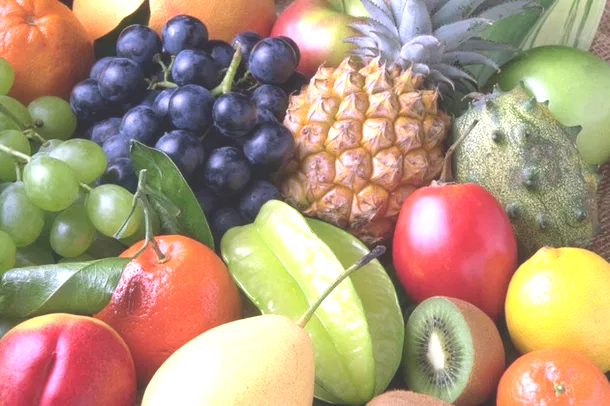
#> input picture images/frutas_clara.png, 610 x 406 px
$ python ex1_histogramas_clara_escura.py
#> lines starting #> are read from the running program, lines starting #| are printed output that depends on the picture
"""
Exercício 1 — Histogramas: Imagem Clara vs. Escura
Carregue uma imagem clara e uma escura. Plote os histogramas de ambas e
identifique em qual região do gráfico (esquerda ou direita) a concentração
de pixels é maior.
"""

import os
import cv2
import matplotlib.pyplot as plt

# ── Caminhos das imagens ──────────────────────────────────────────────────────
PATH_CLARA  = os.path.normpath(os.path.join(os.path.dirname(__file__), '../../images/frutas_clara.png'))
PATH_ESCURA = os.path.normpath(os.path.join(os.path.dirname(__file__), '../../images/frutas_escura.png'))

# ── Carregamento ──────────────────────────────────────────────────────────────
clara  = cv2.imread(PATH_CLARA,  cv2.IMREAD_GRAYSCALE)
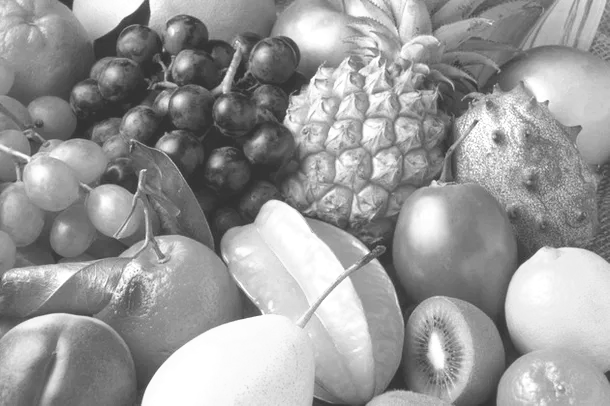
#> clara: shape (406, 610); min 50, max 255, mean 154
escura = cv2.imread(PATH_ESCURA, cv2.IMREAD_GRAYSCALE)
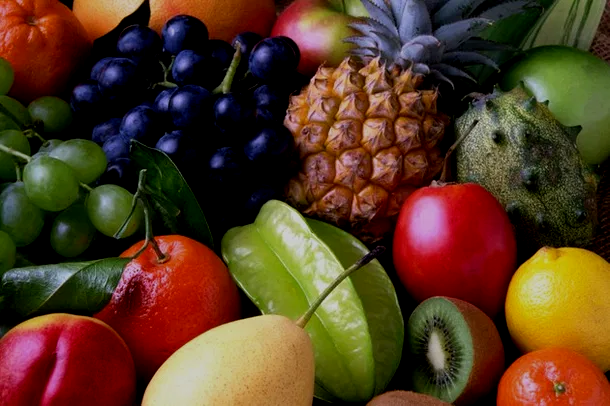
#> input picture images/frutas_escura.png, 610 x 406 px
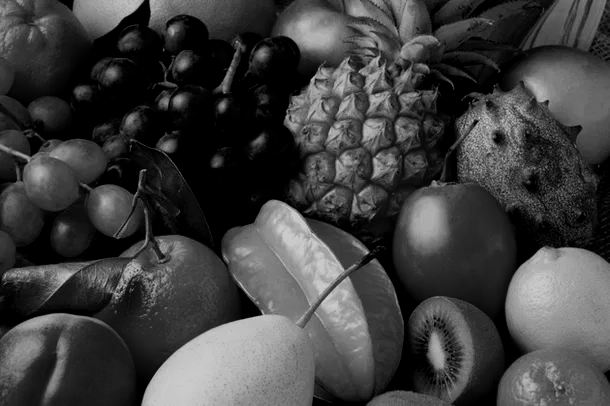
#> escura: shape (406, 610); min 0, max 205, mean 63.6

if clara is None or escura is None:
    raise FileNotFoundError('Imagem(ns) não encontrada(s). Verifique os caminhos.')

# ── Cálculo dos histogramas ───────────────────────────────────────────────────
# cv2.calcHist([imgs], [canais], máscara, [nBins], [range]):
#   [0] = canal único (imagem em escala de cinza)
#   None = sem máscara (processa todos os pixels)
#   [256] = 256 bins (um por nível de intensidade 0-255)
#   [0, 256] = inclui o valor 0, exclui o 256
# Retorna: array (256, 1) com contagem de pixels por intensidade
hist_clara  = cv2.calcHist([clara],  [0], None, [256], [0, 256])
#> hist_clara = 256 values, max 4689 at index 255, min 0 at index 0, mean 967.4
hist_escura = cv2.calcHist([escura], [0], None, [256], [0, 256])
#> hist_escura = 256 values, max 32956 at index 0, min 0 at index 206, mean 967.4

# ── Plotagem ──────────────────────────────────────────────────────────────────
fig, axes = plt.subplots(2, 2, figsize=(12, 8))
fig.suptitle('Histogramas — Imagem Clara vs. Escura', fontsize=14)

axes[0, 0].imshow(clara, cmap='gray', vmin=0, vmax=255)
axes[0, 0].set_title('Imagem Clara')
axes[0, 0].axis('off')

axes[0, 1].imshow(escura, cmap='gray', vmin=0, vmax=255)
axes[0, 1].set_title('Imagem Escura')
axes[0, 1].axis('off')

axes[1, 0].plot(hist_clara, color='steelblue')
axes[1, 0].set_title('Histograma — Clara\n(concentração à DIREITA: tons altos / claros)')
axes[1, 0].set_xlabel('Nível de intensidade (0-255)')
axes[1, 0].set_ylabel('Número de pixels')
axes[1, 0].set_xlim([0, 256])

axes[1, 1].plot(hist_escura, color='darkred')
axes[1, 1].set_title('Histograma — Escura\n(concentração à ESQUERDA: tons baixos / escuros)')
axes[1, 1].set_xlabel('Nível de intensidade (0-255)')
axes[1, 1].set_ylabel('Número de pixels')
axes[1, 1].set_xlim([0, 256])

plt.tight_layout()
plt.show()
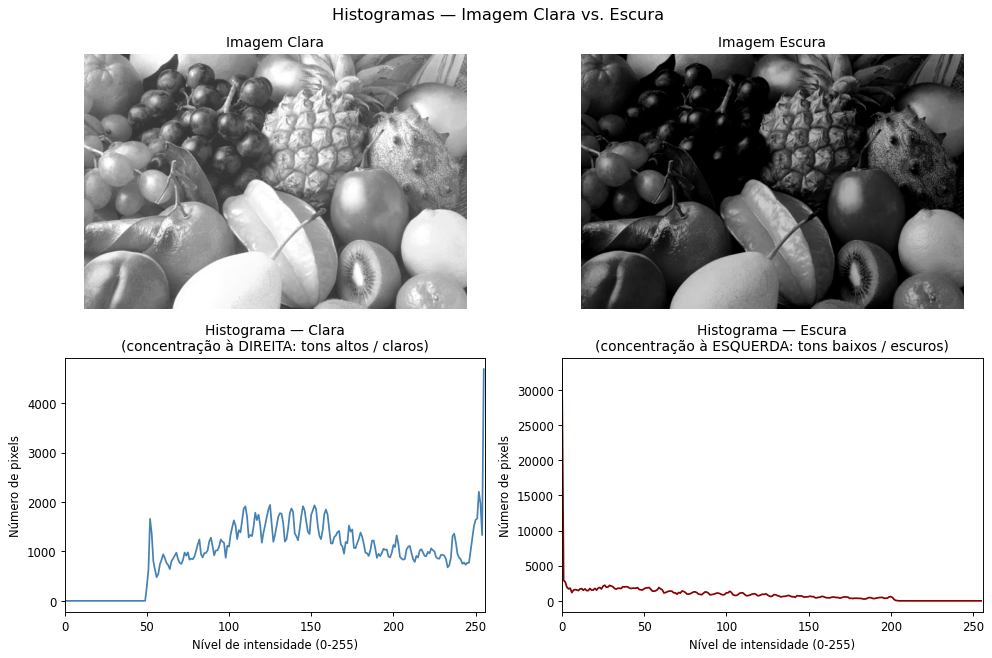
#> figure drawn by matplotlib, 4 panels; panel 3: curve peaks at x = 255, y = 4689; panel 4: curve peaks at x = 0, y = 32956

# ── Análise textual ───────────────────────────────────────────────────────────
print('=== Análise dos Histogramas ===')
print()
print('Imagem CLARA:')
print('  → A maior concentração de pixels está à DIREITA do histograma')
print('  → Isso indica que a maioria dos pixels possui intensidades ALTAS (próximas de 255)')
print('  → Visualmente, os tons predominantes são brancos e cinzas claros.')
print()
print('Imagem ESCURA:')
print('  → A maior concentração de pixels está à ESQUERDA do histograma')
print('  → Isso indica que a maioria dos pixels possui intensidades BAIXAS (próximas de 0)')
print('  → Visualmente, os tons predominantes são pretos e cinzas escuros.')
